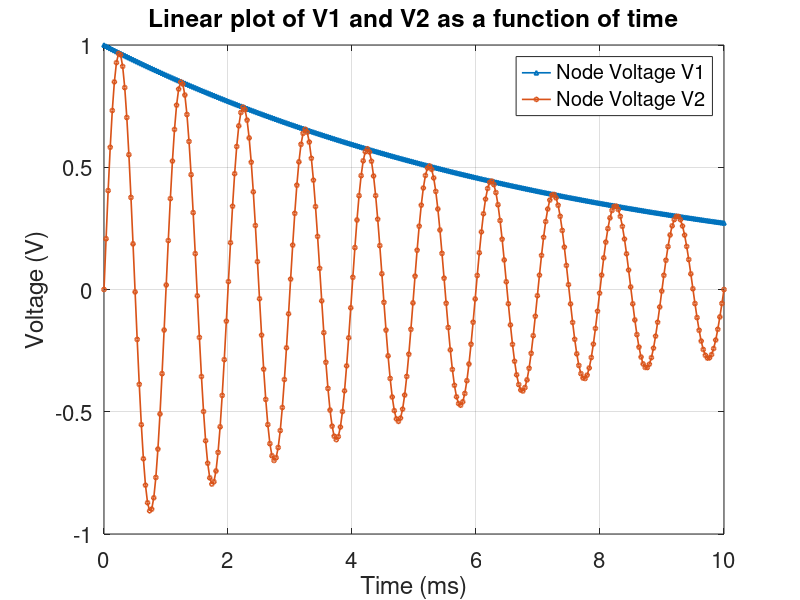
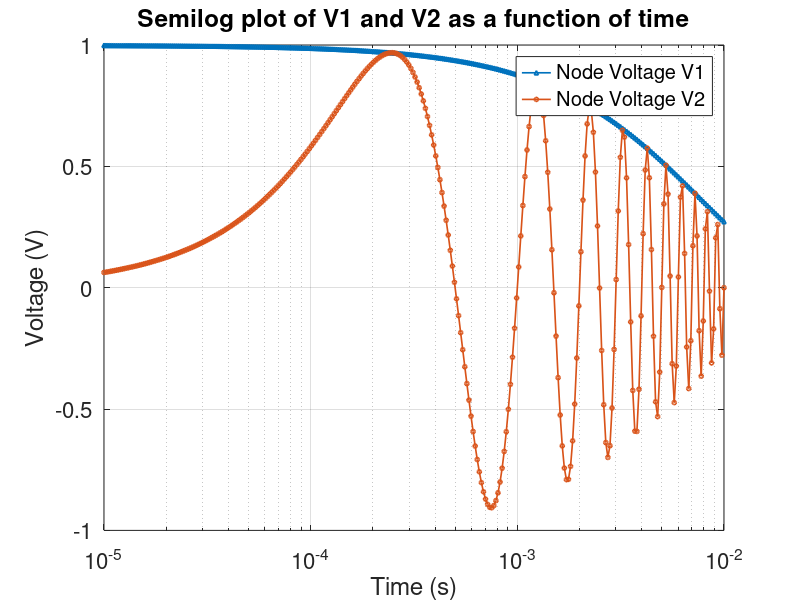

MATLAB code to generate these figures, in order:
%% Matlab m-file Template for ECE 214 Lab #1 (Post-Lab Part A)
% This is an example file on how to plot two function:
%     V1 = exp^(-at)
% and 
%     V2 = exp^(-at) * cos(wt - 90 degrees)
% on both a linear and semi-logarithmic graph
%
% To complete the Post-Lab Part A of Lab 1, you will need to replace the 
% functions V1 and V2 below, with the equations you derived in lab. 

%% Clear variables and define new variables
clear variables; % clear all variables
Tlin = linspace(0, 1e-2, 300); % create a linear time vector 'Tlin' between 0 and 10ms
Tlog = logspace(-5, -2, 300);  % create a logarithmic time vector 'Tlog' between 10u and 10m
a = 130; % define variable 'a'
w = 2.*pi.*1000; % define variable 'w'

%% Define functions
V1a = exp(-a.*Tlin); % first function 'V1' with a linear time scale
V1b = exp(-a.*Tlog); % first function 'V1' with a logarithmic time scale
legendname1 = 'Node Voltage V1'; % legend name for first function

V2a = exp(-a.*Tlin) .* cos(w.*Tlin - pi/2); % second function 'V2' with a linear time scale 
V2b = exp(-a.*Tlog) .* cos(w.*Tlog - pi/2); % second function 'V2' with a logarithmic time scale
legendname2 = 'Node Voltage V2'; % legend name for second function

%% Plot on a linear scale
FigHandle = figure('Position', [200, 75, 850, 600]); % create figure and set size and location
plot(Tlin*1000, V1a, '-^', 'markersize', 3, 'linewidth',1.2, 'displayname', legendname1);
hold on; % hold on for multiple plots
plot(Tlin*1000, V2a, '-o', 'markersize', 3, 'linewidth',1.2, 'displayname', legendname2);
grid on; % turn on grid
set(gca, 'fontsize', 16); % set font size
legend show % show legend
xlabel('Time (ms)'); % label x-axis
ylabel('Voltage (V)'); % label y-axis
title('Linear plot of V1 and V2 as a function of time') % add title

%% Plot on a semilog-x scale
FigHandle = figure('Position', [150, 75, 850, 600]); % create 2nd figure and set size and location
semilogx(Tlog, V1b, '-^', 'markersize', 3, 'linewidth',1.2, 'displayname', legendname1);
hold on; % hold on for multiple plots
semilogx(Tlog, V2b, '-o', 'markersize', 3, 'linewidth',1.2, 'displayname', legendname2);
grid on; % turn on grid
set(gca, 'fontsize', 16); % set font size
legend show % show legend
xlabel('Time (s)'); % label x-axis
ylabel('Voltage (V)'); % label y-axis
title('Semilog plot of V1 and V2 as a function of time'); % add title

%% End of .m file